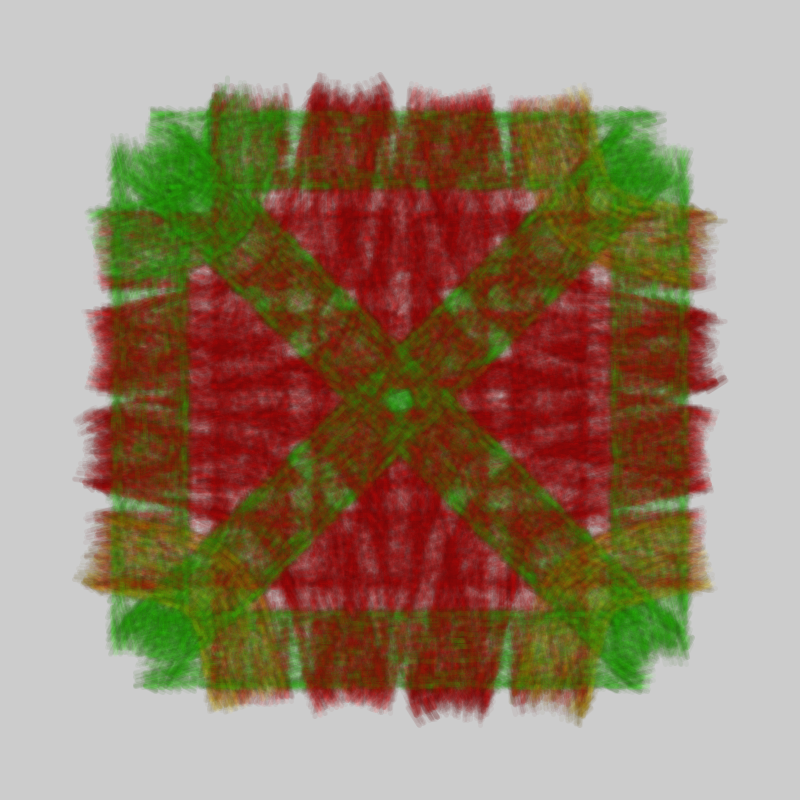
Frame 1 (no input)
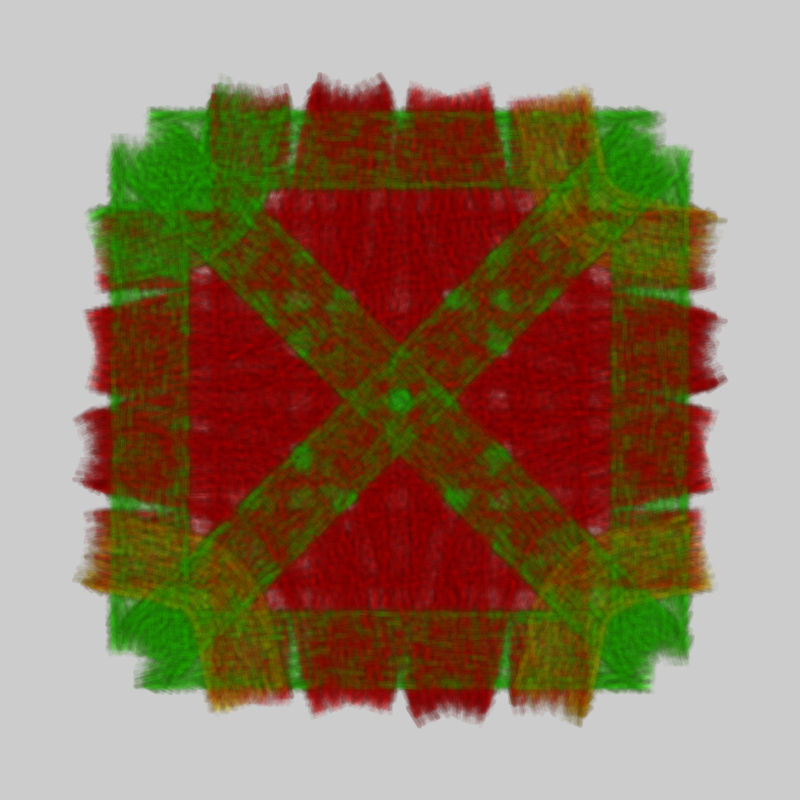
Frame 2 (the mouse pressed at the canvas centre, redrawn once)

The Processing sketch that drew these frames (run headless with seeded random() and noise(); the mouse was pressed at the canvas centre and the sketch redrawn once):

// Processing sketch: BryceImpressionism2
// ── BryceImpressionism2.pde
void setup()
{
  // 200 base height for beam.
  // 1080 for entire screen.
  size(800, 800);// 20 by 24 inch.
} //<>//

void draw()
{
  //testPath(); // Black path.
  pathWithImpressions(); // Colored path.
  //woodhullImage();
  //bigRedRockEaterImage();
}

void testPath()
{
  Path_Visual_Factory factory = new Path_Visual_Factory();
 
  float max_length = 10.0f;
  Curve curve = factory.newCurve();
  float w = 10; // Width of the curve.

  curve.addPoint(new PVector(100, 50));
  curve.addPoint(new PVector(100, 150));
  curve.addPoint(new PVector(200, 150));
  curve.addPoint(new PVector(300, 300));

  colorMode(HSB, 1);
  ArrayList<Triangle> path_triangles = factory.getVisual(max_length, curve, w, color(0, 1, 1), color(0, 0, 1));
  
  fill(0);
  for(Triangle tri : path_triangles)
  {
    PVector p1 = tri.p1;
    PVector p2 = tri.p2;
    PVector p3 = tri.p3;
    
    triangle(p1.x, p1.y, p2.x, p2.y, p3.x, p3.y);
    /*
    System.out.println("Positions: " + tri.p1 + " " + tri.p2 + " " + tri.p3);
    System.out.println("Tangents:  " + tri.t1 + " " + tri.t2 + " " + tri.t3);
    System.out.println();
    */
  }
  
  System.out.println("Done!");

  noLoop();
}

void pathWithImpressions()
{
  PGraphics g;
  g = createGraphics(width, height);
  g.beginDraw();

  int initial_gap = 5;
  int last_gap = 5;
  int seed = 0;
  int numImpressions = width*height/10;
  //ArrayList<Triangle> triangles = generateTriangles();
  ArrayList<Triangle> triangles = generateTrafficTriangles();
  for(int i = initial_gap; i >= last_gap; i--)
  {
    layer(g, i, numImpressions, triangles, .05);
  }
    
  g.endDraw();
  g.save("output_.png");
    
  // Draw the image to the screen.
  image(g, 0, 0);

  noLoop();
  System.out.println("done");
}

// Test path.

ArrayList<Triangle> generateTriangles()
{
  Path_Visual_Factory factory = new Path_Visual_Factory();
 
  float max_length = 10.0f;
  Curve curve1 = factory.newCurve();
  float w = 50; // Width of the curve.

  curve1.addPoint(new PVector(100, 50));
  curve1.addPoint(new PVector(100, 150));
  curve1.addPoint(new PVector(200, 150));
  curve1.addPoint(new PVector(300, 150));
  curve1.addPoint(new PVector(600, 200));
  
  // red.
  colorMode(HSB, 1);
  color col  = color(0, 1, 1);
  color col2 = color(0, 0, 1);

  ArrayList<Triangle> path_triangles1 = factory.getVisual(max_length, curve1, w, col, col2);
  
  Curve curve2 = factory.newCurve();
  curve2.addPoint(new PVector(200, 0));
  curve2.addPoint(new PVector(300, 200));
  curve2.addPoint(new PVector(200, 400));
  
  col = color(.3, 1, 1); // Not red.
  col2 = color(.3, 0, 1);
  ArrayList<Triangle> path_triangles2 = factory.getVisual(max_length, curve2, w, col, col2);
  
  return merge(path_triangles1, path_triangles2);
}

// Generates triangles aalong paths on an intersection.
ArrayList<Triangle> generateTrafficTriangles()
{
  // Bottom lanes.
  PVector p1 = new PVector(250, 700);
  PVector p2 = new PVector(350, 700);
  PVector p3 = new PVector(450, 700);
  PVector p4 = new PVector(550, 700);
  
  // Right lanes
  PVector p5  = new PVector(700, 550);
  PVector p6  = new PVector(700, 450);
  PVector p7  = new PVector(700, 350);
  PVector p8  = new PVector(700, 250);
  
  // Top lanes
  PVector p9  = new PVector(550, 100);
  PVector p10 = new PVector(450, 100);
  PVector p11 = new PVector(350, 100);
  PVector p12 = new PVector(250, 100);

  // Left lanes
  PVector p13 = new PVector(100, 250);
  PVector p14 = new PVector(100, 350);
  PVector p15 = new PVector(100, 450);
  PVector p16 = new PVector(100, 550);
  
  // Corners.
  PVector c1 = new PVector(150, 650);
  PVector c2 = new PVector(650, 650);
  PVector c3 = new PVector(650, 150);
  PVector c4 = new PVector(150, 150);
  
  colorMode(HSB, 1);
  color red = color(0, 1, 1);
  color green = color(.3, 1, 1);
  color yellow = color(.14, 1, 1);
  
  // form all paths.
  float path_w = 75;
  ArrayList<Triangle> tris = new ArrayList<Triangle>();
  
  // -- Straight Up Down Configuration.
  /*
  
  // Up, down.
  tris = addPath(p3, p10, green, path_w, tris);
  tris = addPath(p4, p9, green, path_w, tris);
  tris = addPath(p11, p2, green, path_w, tris);
  tris = addPath(p12, p1, green, path_w, tris);
  
  // Right, Left.
  tris = addPath(p16, p5, red, path_w, tris);
  tris = addPath(p15, p6, red, path_w, tris);
  tris = addPath(p7, p14, red, path_w, tris);
  tris = addPath(p8, p13, red, path_w, tris);
  
  // Crosswalks
  tris = addPath(c1, c2, red, path_w, tris);
  tris = addPath(c3, c4, red, path_w, tris);
  tris = addPath(c4, c1, green, path_w, tris);
  tris = addPath(c2, c3, green, path_w, tris);
  
  // Right curves.
  tris = addPath(p4, p5,  green, path_w, tris, true);
  tris = addPath(p3, p6,  red,   path_w, tris, true);
  tris = addPath(p8, p9,  yellow, path_w, tris, true);
  tris = addPath(p7, p10, red, path_w, tris, true);
  tris = addPath(p12, p13, green, path_w, tris, true);
  tris = addPath(p11, p14, red, path_w, tris, true);
  tris = addPath(p16, p1, yellow, path_w, tris, true);
  tris = addPath(p15, p2, red, path_w, tris, true);
  
  // Left curves.
  tris = addPath(p3, p14, yellow, path_w, tris, true);
  tris = addPath(p7,  p2, red, path_w, tris, true);
  tris = addPath(p11, p6, yellow, path_w, tris, true);
  tris = addPath(p15, p10, red, path_w, tris, true);
  */
  
  // Left Turn Configuration
  /*
  // Up, down.
  tris = addPath(p3,  p10, red, path_w, tris);
  tris = addPath(p4,  p9,  red, path_w, tris);
  tris = addPath(p11, p2,  red, path_w, tris);
  tris = addPath(p12, p1,  red, path_w, tris);
  
  // Right, left
  tris = addPath(p16, p5, red, path_w, tris);
  tris = addPath(p15, p6, red, path_w, tris);
  tris = addPath(p7, p14, red, path_w, tris);
  tris = addPath(p8, p13, red, path_w, tris);
  
  // Crosswalks
  tris = addPath(c1, c2, red, path_w, tris);
  tris = addPath(c3, c4, red, path_w, tris);
  tris = addPath(c4, c1, red, path_w, tris);
  tris = addPath(c2, c3, red, path_w, tris);
  
  // Right curves.
  tris = addPath(p4, p5,  green, path_w, tris, true);
  tris = addPath(p3, p6,  red,   path_w, tris, true);
  tris = addPath(p8, p9,  green, path_w, tris, true);
  tris = addPath(p7, p10, green, path_w, tris, true);
  tris = addPath(p12, p13, green, path_w, tris, true);
  tris = addPath(p11, p14, red, path_w, tris, true);
  tris = addPath(p16, p1, green, path_w, tris, true);
  tris = addPath(p15, p2, green, path_w, tris, true);
  
  // Left curves.
  tris = addPath(p3, p14, green, path_w, tris, true);
  tris = addPath(p7,  p2, red, path_w, tris, true);
  tris = addPath(p11, p6, green, path_w, tris, true);
  tris = addPath(p15, p10, red, path_w, tris, true);
  */
  
  // -- Pedestrian Scramble.
  // Up, down.
  tris = addPath(p3,  p10, red, path_w, tris);
  tris = addPath(p4,  p9,  red, path_w, tris);
  tris = addPath(p11, p2,  red, path_w, tris);
  tris = addPath(p12, p1,  red, path_w, tris);
  
  // Right, left
  tris = addPath(p16, p5, red, path_w, tris);
  tris = addPath(p15, p6, red, path_w, tris);
  tris = addPath(p7, p14, red, path_w, tris);
  tris = addPath(p8, p13, red, path_w, tris);
  
  // Crosswalks
  tris = addPath(c1, c2, green, path_w, tris);
  tris = addPath(c3, c4, green, path_w, tris);
  tris = addPath(c4, c1, green, path_w, tris);
  tris = addPath(c2, c3, green, path_w, tris);
  
  // Right curves.
  tris = addPath(p4, p5,  yellow, path_w, tris, true);
  tris = addPath(p3, p6,  red,   path_w, tris, true);
  tris = addPath(p8, p9,  yellow, path_w, tris, true);
  tris = addPath(p7, p10, red, path_w, tris, true);
  tris = addPath(p12, p13, green, path_w, tris, true);
  tris = addPath(p11, p14, red, path_w, tris, true);
  tris = addPath(p16, p1, yellow, path_w, tris, true);
  tris = addPath(p15, p2, red, path_w, tris, true);
  
  // Left curves.
  tris = addPath(p3, p14,  red, path_w, tris, true);
  tris = addPath(p7,  p2,  red, path_w, tris, true);
  tris = addPath(p11, p6,  red, path_w, tris, true);
  tris = addPath(p15, p10, red, path_w, tris, true);
  
  // diagonal Pedestrian paths.
  tris = addPath(c1, c3,  green, path_w, tris);
  tris = addPath(c2, c4,  green, path_w, tris);

  return tris;
}

ArrayList<Triangle> addPath(PVector p1, PVector p2, color col, float path_w, ArrayList<Triangle> previous)
{
  return addPath(p1, p2, col, path_w, previous, false);
}

ArrayList<Triangle> addPath(PVector p1, PVector p2, color col, float path_w, ArrayList<Triangle> previous, boolean isCurved)
{
  Path_Visual_Factory factory = new Path_Visual_Factory();
 
  float max_length = 10.0f;
  Curve curve = factory.newCurve();
  curve.addPoint(p1);
  
  // If the path is curved, we bend it towards the center.
  if(isCurved)
  {
    float distance = p2.copy().sub(p1).mag();
    PVector midpoint = p1.copy().add(p2).div(2.0);
    PVector center = new PVector(width/2, height/2);
    
    PVector toCenter = center.copy().sub(midpoint).normalize();
    
    // Move the midpoint closer to the center.
    midpoint.add(toCenter.mult(distance/4));
    curve.addPoint(midpoint);
  }
  
  curve.addPoint(p2);
  ArrayList<Triangle> path_triangles1 = factory.getVisual(max_length, curve, path_w, col, col); 
  
  return merge(previous, path_triangles1);
}

ArrayList<Triangle> merge(ArrayList<ArrayList<Triangle>> arrays)
{
  ArrayList<Triangle> output = new ArrayList<Triangle>();
  
  for(ArrayList<Triangle> array : arrays)
  {
    output = merge(output, array);
  }
  
  return output;
}

ArrayList<Triangle> merge(ArrayList<Triangle> arr1, ArrayList<Triangle> arr2)
{
  for(Triangle tri : arr2)
  {
    arr1.add(tri);
  }
  
  return arr1;
}

// Fill in a set of triangles using strokes.
// Alpha: .05 is rather transparent, .5 is rather defined.
void layer(PGraphics g, int gap, int numImpressions, ArrayList<Triangle> triangles, float alpha)
{
  
  for(int i = 0; i < numImpressions; i++)
  {
    int triIndex = (int)random(triangles.size());
    Triangle tri = triangles.get(triIndex);
    PVector pos = tri.getRandomPoint();
    PVector tangent = tri.interpolateTangentAtPt(pos);
    
    // 0 - 1.
    color col  = tri.interpolateColorAtPt(pos);
    
    colorMode(HSB, 1);
    
    // FIXME: Extract time to compute blending of colors.
    drawImpression(g, gap, pos, tangent, hue(col), saturation(col), alpha);
  }
  
  /*
  for(int x = 0; x < width; x  += gap*20)
  for(int y = 0; y < height; y += gap*20)
  { //<>// //<>// //<>// //<>// //<>// //<>// //<>// //<>//
    //drawImpression(g, gap, x, y);
  }*/
}

void drawImpression(PGraphics g, int gap, PVector pos, PVector tangent, float hue, float sat, float alpha)//, int px, int py)
{
  
  sat = 1;
  
  float px = pos.x; //<>//
  float py = pos.y;  

  // normalized velocity direction.

  float dx = tangent.x;
  float dy = tangent.y;
  
  // Compute magnitude of velocity vector.
  float distance = dist(0, 0, dx, dy);
  
  // Normalize velocity vector.
  dx /= distance;
  dy /= distance;
   
  // Compute perpendicular direction vector.
  float perp_x = -dy*gap;
  float perp_y =  dx*gap;
   
  // Draw velocity vector.
  float mag = gap*2;
  dx *= mag;
  dy *= mag;
  
  float val = 1;
  //float sat = 1;

  // Motion Lines.
  
  //blendMode(ADD);
  
  g.colorMode(HSB, 1);
  val = 1;//getVal();
  g.stroke(hue, sat, val, alpha);  // Set fill to gray.
  g.strokeWeight(gap);
  g.line(px + dx/2, py + dy/2, px - dx/2, py - dy/2);
    
  val = .3;
  
  //val = .9;//getVal();
  g.stroke(hue, sat, val, alpha);  // Set fill to gray.
  g.line(px + perp_x + dx/2, py + perp_y + dy/2, px - dx/2, py - dy/2);
  
  //val = .9;//getVal();
  g.stroke(hue, sat, val, alpha);  // Set fill to gray.
  g.line(px - perp_x + dx/2, py - perp_y + dy/2, px - dx - dx/2, py - dy - dy/2);
  
}

float getVal()
{
  return random(1);
}
// ── Curve.pde
//
// Bryce Summer's Spline Class.
//
// Written on 11/29/2016. Transcribed to processing on 10/31/2017
//
// Purpose: Extends the THREE.js spline classes with better features.
/*
//
// Planned:
// 1. Offset Curves.
// 2. Inset Curves.
// 3. Maximum-length interval discretizations for producing renderable line segments.
//
// Currently we are implementing this as a reduction to THREE.CatmullRomCurve3, but we may remove the dependancy if we have time and go sufficiently beyond it.
// FIXME: Sandardize the curve class and instantiate it from interfacial curves.
*/
class Curve
{
    public Spline _spline;
    public ArrayList<PVector> _point_discretization; 
  
    public Curve(Spline spline)
    {
        // A spline that dynamically parameterizes itself to between 0 and 1.
        this._spline = spline;

        // A list of points in the discretization.
        _point_discretization = new ArrayList<PVector>();
    }

    // p : THREE.Vector3.
    public void addPoint(PVector p)
    {
        _spline.addPoint(p);
    }

    public int numPoints()
    {
        return _spline.numPoints();
    }

    public PVector getPointAtIndex(int i)
    {
        return _spline.getPointAtIndex(i);
    }

    public PVector getLastPoint()
    {
        return getPointAtIndex(numPoints() - 1);
    }

    public PVector removeLastPoint()
    {
        return _spline.removeLastPoint();
    }

    public PVector position(float t)
    {
        return _spline.getPoint(t);
    }

    public PVector tangent(float t)
    {
        return _spline.getTangent(t);
    }

    public PVector offset(float t, float amount)
    {
        PVector tan = tangent(t);
        tan.setMag(amount);
        
        // Perpendicularlize the vector.
        float x = tan.x;
        float y = tan.y;
        tan.x =  y;
        tan.y = -x;
        
        return position(t).add(tan);
    }


    /*
    # Returns a list of points representing this spline.
    # They will be no more than max_length apart.
    # They will be as sparse as is practical. # FIXME: Do some studying of this.
    # See: https://github.com/Bryce-Summers/Bryce-Summers.github.io/blob/master/p5/Physics/Visuals/visual_conservation_of_energy.js
    # This is more efficient than the built in THREE.js version, because it does the binary searches for all of the points at the same time.
    # It may produce up to 2 times as many points though...
    # FIXME: Do an analysis of differnt spline discretization techniques.
    # I believe I will compensate for this algorithms problems, by designing my user interactions such that when they click near the original spline, that is a signal to go back.
    */
    ArrayList<PVector> getDiscretization()
    {
        return _point_discretization;
    }

    void updateDiscretization(float max_length)
    {
        ArrayList<PVector> output = new ArrayList<PVector>();
        PVector p0 = _spline.getPoint(0);
        output.add(p0);

        ArrayList<Float> S = new ArrayList<Float>(); //# Stack.
        S.add(1.0);
        
        float low   = 0;
        PVector p_low = _spline.getPoint(low);

        // The stack stores the right next upper interval.
        // The lower interval starts at 0 and is set to the upper interval
        // every time an interval is less than the max_length, subdivision is terminated.

        // Left to right subdivision loop. Performs a binary search across all intervals.
        while(S.size() != 0)
        {
            float high   = S.remove(S.size() - 1);
            PVector p_high = _spline.getPoint(high);
        
            // Subdivision is sufficient, move on to the next point.
            while(p_low.dist(p_high) > max_length)
            {
                // Otherwise subdivide the interval and keep going.
                S.add(high);
                high   = (low + high)/2.0;
                p_high = _spline.getPoint(high);
            }
        
            output.add(p_high);
            low   = high;
            p_low = p_high;
            continue;
        }

        _point_discretization = output;
    }
    
    // max_length:float, maximum length out output segment.
    // amount: the distance the offset curve is away from the main curve. positive or negative is fine.
    // time_output (optional) will be populated with the times for the output points.
    ArrayList<PVector> getOffsets(float max_length, float amount, ArrayList<Float> times_output)
    {
        PVector o0 = offset(0, amount);
        ArrayList<PVector> output = new ArrayList<PVector>();
        output.add(o0);
        if (times_output != null)
        {
          times_output.add(0.0f);
        }

        ArrayList<Float> S = new ArrayList<Float>(); // Stack.
        S.add(1.0);
        float low = 0;
        PVector p_low = offset(low, amount);

        // The stack stores the right next upper interval.
        // The lower interval starts at 0 and is set to the upper interval.
        // every time an interval is terminated after subdivision is sufficient.

        // Left to right subdivision loop.
        while(S.size() != 0)
        {        
            float high = S.remove(S.size() - 1);
            PVector p_high = offset(high, amount);

            // Subdivision is sufficient, move on to the next point.
            while(p_low.dist(p_high) > max_length)
            {            
                // Otherwise subdivide the interval and keep going.
                S.add(high);
                high = (low + high)/2.0;
                p_high = offset(high, amount);
            }

            output.add(p_high);
            if(times_output != null)
            {
              times_output.add(high);
            }
            low = high;
            p_low = p_high;
            continue;
        }
        
        return output;
    }
}
// ── Grid.pde
class Fluid
{
  // Single dimensional packed array.
  public float[] v_x;  // Velocity x. field value 1.
  public float[] v_y;  // Velocity y. field value 2.
  public float[] temp1;// Temporary buffer.
  public float[] temp2;// Temporary buffer.
  
  int N;
  int rowNum;
  int colNum;
  
  public Fluid()
  {
    rowNum = height/15;
    colNum = width/15;
    N = (rowNum + 2) * (colNum + 2);
        
    v_x    = new float[N]; 
    v_y    = new float[N];
    temp1  = new float[N];
    temp2  = new float[N];
    
    for(int i = 0; i < N; i++)
    {
      v_x[i] = random_start_velocity();
      v_y[i] = random_start_velocity();
      temp1[i] = 0;
      temp2[i] = 0;
    }
   
    // First establish that the boundaries are inverted.
    setBoundary(1, v_x);
    setBoundary(2, v_y);
    removeDivergence(); //<>// //<>// //<>// //<>// //<>// //<>// //<>// //<>//
    
  }
  
  // Provides a bounded random starting velocity.
  public float random_start_velocity()
  {
    //return 1;
    
    float mag = 100;
    return random(mag*2) - mag;
    
  }
  
  public void removeDivergence()
  {
    project_onto_divergence_free_field(v_x, v_y, temp1, temp2);
    setBoundary(1, v_x);
    setBoundary(2, v_y);
  }
  
  // Steps the velocity field by timestep dt.
  public void step(float dt, float visc)
  {
    
    // Diffuse the velocity.
    diffuse(1, temp1, v_x, visc, dt);
    diffuse(2, temp2, v_y, visc, dt);
    copyFromTo(temp1, v_x);
    copyFromTo(temp2, v_y);

    removeDivergence();
        
    // Advect v_x along velocity field v_x,v_y, store in temp1.
    advect(1, temp1, v_x, v_x, v_y, dt);
    // Advect v_y along velocity field v_x,v_y, store in temp2.
    advect(2, temp2, v_y, v_x, v_y, dt);
    copyFromTo(temp1, v_x);// I could optimize this be swaping pointers if I wanted to...
    copyFromTo(temp2, v_y);
    setBoundary(1, v_x);
    setBoundary(2, v_y);
    
    removeDivergence();

  }
  
  public float getVX(float row, float col)
  {
    return lookupValue(v_x, row, col);
  }
  
  public float getVY(float row, float col)
  {
    return lookupValue(v_y, row, col);    
  }
  
  public float lookupValue(float[] array, float row, float col)
  {
    // Scale inputs.
    row *= 1.0*rowNum / height;
    col *= 1.0*colNum / width;
    
    if(row >= rowNum)
    {
      row = rowNum - 1;
    }
    
    if(col >= colNum)
    {
      col = colNum - 1;
    }
    
    // Bilinear interpolation.
    int y0 = (int)row;
    float yp = row - y0;
    int y1 = y0 + 1;
    
    int x0 = (int)col;
    float xp = col - x0;
    int x1 = x0 + 1;
    
    int i00 = IX(y0, x0);
    int i01 = IX(y0, x1);
    int i10 = IX(y1, x0);
    int i11 = IX(y1, x1);
    
    float v00 = array[i00];
    float v01 = array[i01];
    float v10 = array[i10];
    float v11 = array[i11];
    
    // Complement of x percentage.
    float xpc = 1.0 - xp;
    float ypc = 1.0 - yp;
    
    // Linear Interpolation.
    float v0  = v00*xpc + v01*xp;
    float v1  = v10*xpc + v11*xp;
        
    // Bilinear Interpolation.
    float val = v0*ypc + v1*yp;
    
    return val; 
  }
  
  // ASSUMPTION: src and dest have the same length.
  public void copyFromTo(float[] src, float[] dest)
  {
    for(int i = 0; i < src.length; i++)
    {
      dest[i] = src[i];
    }
  }
  
  // Returns the index of the given row and column.
  // ASSUMPTION: row and col are in bounds.
  int IX(int row, int col)
  {
    return (colNum + 2)*row + col; 
  }

  // Using the Helmholtz decomposition,
  // Projects this vector field onto a divergence free field.
  // This is done be subtracting the gradient of pressure,
  // pressure is the diffusion of the -divergence.
  // the divergence is the gradient of the velocity field.
  public void project_onto_divergence_free_field(float[] u, float[] v, float[] p, float[] div)
  {
    
      // Computes the divergence field as the negative gradient of the velocity field.
      for(int j = 1; j <= rowNum; j++)
      for(int i = 1; i <= colNum; i++)
      {
          div[IX(j, i)]= -0.5f*
                               (
                                u[IX(j, i + 1)]  //<>// //<>// //<>// //<>// //<>// //<>// //<>// //<>//
                               -u[IX(j, i - 1)]
                               )/colNum + 
                               (
                                v[IX(j + 1, i)]
                               -v[IX(j - 1, i)]
                               )/rowNum;
          p[IX(j, i)] = 0; // Pressure field is initialized to 0.
      }
      
      
      setBoundary(0, div);
      setBoundary(0, p);
      
      // Computes pressure as the diffusion of the divergence.
      lin_solve(0, p, div, 1, 4); // 1 part original divergence, 1.0 / 4 parts each neighbor's divergence. //<>// //<>// //<>// //<>// //<>// //<>// //<>// //<>//
      
      // Subtracts from the velocity field the gradient of the pressure field. 
      // for every cell.
      for(int j = 1; j <= rowNum; j++)
      for(int i = 1; i <= colNum; i++)
      {
          u[IX(j, i)] -= 0.5f*colNum*(p[IX(j, i + 1)] - p[IX(j,     i - 1)]);
          v[IX(j, i)] -= 0.5f*rowNum*(p[IX(j + 1, i)] - p[IX(j - 1, i    )]);
      }
      
      setBoundary(1, u);
      setBoundary(2, v);
    }

  // Set the boundary.
  // b == 0 --> Boundaries do exactly what their neighbors do.
  //      1 --> Do exactly the opposite of what horizontal neighbors do.
  //      2 --> Do exactly the opposite of what vvertical neighbors do.
  void setBoundary(int b, float[] x)
  {
    for(int j = 1; j <= rowNum + 1; j++)
    {
      x[IX(j,     0         )] = b == 1 ? -x[IX(j, 1)]      : x[IX(j, 1)];
      x[IX(j,     colNum + 1)] = b == 1 ? -x[IX(j, colNum)] : x[IX(j, colNum)];
    }
    
    for(int i = 1; i <= colNum + 1; i++)
    {
      x[IX(0,          i    )] = b == 2 ? -x[IX(1,      i)] : x[IX(1,      i)];
      x[IX(rowNum + 1, i    )] = b == 2 ? -x[IX(rowNum, i)] : x[IX(rowNum, i)];
    }
    
    x[IX(0,                   0)] = 0.5f*(x[IX(0,               1)] + x[IX(1,               0 )]);
    x[IX(rowNum + 1,          0)] = 0.5f*(x[IX(rowNum + 1,      1)] + x[IX(rowNum,          0 )]);
    x[IX(0,          colNum + 1)] = 0.5f*(x[IX(0,          colNum)] + x[IX(1,      colNum + 1 )]); 
    x[IX(rowNum + 1, colNum + 1)] = 0.5f*(x[IX(rowNum + 1, colNum)] + x[IX(rowNum, colNum + 1 )]);
  }
  
  void lin_solve(int b, float[] x, float[] x0, float a, float c)
  {
     int ITERATIONS = 20;
     for(int n = 0; n < ITERATIONS; n++)
     {
       for(int j = 1; j <= rowNum; j++)// For each cell.
       for(int i = 1; i <= colNum; i++)
       {
         x[IX(j, i)] = (  x0[IX(j,     i    )] +
                        a*(
                           x[IX(j,     i - 1)] +
                           x[IX(j,     i + 1)] +
                           x[IX(j - 1, i    )] +
                           x[IX(j + 1, i    )]
                          ))/c;
       }
       setBoundary(b, x);
     }
  }
  
  // advects d0 along velocity field uv with the timestep dt.
  // Stores result in d.
  void advect(int b, float[] d, float[]d0, float[] u, float[] v, float dt)
  {
      int i0, j0, i1, j1;
      float x, y, s0, t0, s1, t1;
      
      // for every cell.
      for(int j = 1; j <= rowNum; j++)
      for(int i = 1; i <= colNum; i++)
      {
        x = i - dt*colNum*u[IX(j, i)];
        y = j - dt*rowNum*v[IX(j, i)];
        
        if(x < 0.5f)
        {
          x = .5f;
        }
          
        if(x > colNum + .5f)
        {
          x = colNum + .5f;
        }
           
        i0 = (int)x;
        i1 = i0 + 1;
        
        if(y < 0.5f)
        {
          y = 0.5f;
        }
        if(y > rowNum + 0.5f)
        {
          y = rowNum + .5f;
        }
         
        j0 = (int)y;
        j1 = j0 + 1;
         
        s1 = x - i0; s0 = 1 - s1; t1 = y - j0; t0 = 1 - t1;
        d[IX(j, i)] = s0*(t0*d0[IX(j0, i0)] + t1*d0[IX(j1, i0)]) +
                      s1*(t0*d0[IX(j0, i1)] + t1*d0[IX(j1, i1)]);
      }
      
      setBoundary(b, d);
  }
  
  void diffuse(int b, float[] x, float[] x0, float diff, float dt)
  {
    float a = dt*diff*rowNum*colNum;
    lin_solve(b, x, x0, a, 1 + 4*a );
  }  
}
// ── Hermite_Curve.pde
/*Bryce Summer's Cubic Spline Class.

  Written on 2 - 28 - 2017

  Purpose: This class implements Hermite Interpolation to determine a cubic polynomial.
           The cubic polynomial may then be converted into Bezier pts and control points.
*/
// Returns a new Hermite Curve constructed from the given set of cubic bezier control points.
public Hermite_Curve newFromBezier(PVector c0, PVector c1, PVector c2, PVector c3)
{
   // Conversion from Bezier control points to Hermite pt, tangent form.
   PVector pt1 = c0;
   PVector pt2 = c3;

   PVector tan1 = c1.copy().sub(c0).mult(3); // 3 = cubic degree.
   PVector tan2 = c3.copy().sub(c2).mult(3);
   
   return new Hermite_Curve(pt1, tan1, pt2, tan2, false);
}

class Hermite_Curve
{

    PVector _A, _B, _C, _D;
  
    // Input_coefs signals that the values should be interpreted as coeficients of a cubic polynomial,
    // rather than points and tangents. 
    public Hermite_Curve(PVector pt1, PVector tan1, PVector pt2, PVector tan2, boolean input_coefs)
    {
      
        // Optional boolean may be used to set inputs to A, B, C, D
        if(input_coefs)
        {
            _A = pt1.copy();
            _B = tan1.copy();
            _C = pt2.copy();
            _D = tan2.copy();
            return;
        }

        // otherwise use point, tangent input convention.

        // Compute the Coefficients of the Cubic Polynomial.
        _A = pt1.copy().mult( 2).sub(pt2.copy().mult(2)).add(tan1).add(tan2);
        _B = pt1.copy().mult(-3).add(pt2.copy().mult(3)).sub(tan1.copy().mult(2)).sub(tan2);
        _C = tan1.copy();
        _D = pt1.copy();
    }

    // Returns a list containing the pts and tangents that represent this curve.
    // [pt1, tan1, pt2, tan2]
    ArrayList<PVector> toPointsAndTangents()
    {
      ArrayList<PVector> output = new ArrayList<PVector>();
      output.add(position(0));
      output.add(tangent(0));
      output.add(position(1));
      output.add(tangent(1));
      return output;
    }

    ArrayList<PVector> toBezierControlPoints()
    {
        ArrayList<PVector> output = new ArrayList<PVector>();
        // 1/3 scaling for hermite to Bezier conversion.
        float scale = 1.0/3.0;
        ArrayList<PVector> ptsAndTangents = toPointsAndTangents();
        PVector pt1  = ptsAndTangents.get(0);
        PVector tan1 = ptsAndTangents.get(1);
        PVector pt2  = ptsAndTangents.get(2);
        PVector tan2 = ptsAndTangents.get(3);

        PVector c0 = pt1;
        PVector c1 = pt1.add(tan1.mult(scale));
        PVector c2 = pt2.sub(tan2.mult(scale));
        PVector c3 = pt2;

        output.add(c0);
        output.add(c1);
        output.add(c2);
        output.add(c3);

        return output;
    }

    // Returns a Bezier Curve representing this curve from the earliest time bound to the latest time bound.
    Hermite_Curve subCurve(float t1, float t2)
    {

        // x in [0, 1]
        // Original curve f(x) = Ax^3 + Bx^2 + Cx + D
        // Sub curve g(x) = f(lerp(t1, t2, x))
        // g(x) = A[-t1^3 + t2^3 - 3t1*t2^2 + 3t1^2*t2] x^3 +
        //        A[        t1^3 + 3t1*t2^2 - 6t1^2*t2] x^2 +
        //        B[              t1^2 + t2^2 - 2t1*t2] x^2 +
        //        A[-3t1^3 + 3t1^2*t2] x   + 
        //        B[  -2t1^2 + 2t1*t2] x   +
        //        C[          t2 - t1] x   +
        //        A[t1^3] +
        //        B[t1^2] +
        //        C[t1] +
        //        D

        float t1_2 = t1*t1;
        float t1_3 = t1*t1*t1;
        float t2_2 = t2*t2;
        float t2_3 = t2*t2*t2;

        // A
        float scale_a = -t1_3 + t2_3 - 3*t1*t2_2 + 3*t1_2*t2;
        PVector A_new = _A.copy().mult(scale_a);

        // B
        scale_a = 3*t1_3 + 3*t1*t2_2 - 6*t1_2*t2;
        float scale_b = t1_2 + t2_2 - 2*t1*t2;
        PVector B_new = _A.copy().mult(scale_a).add(_B.mult(scale_b));

        // C
        scale_a = -3*t1_3 + 3*t1_2*t2;
        scale_b = -2*t1_2 + 2*t1*t2;
        float scale_c = t2 - t1;
        PVector C_new = _A.copy().mult(scale_a).add(_B.copy().mult(scale_b)).add(_C.copy().mult(scale_c));

        // D
        scale_a = t1_3;
        scale_b = t1_2;
        scale_c = t1;
        float scale_d = 1;
        PVector D_new = _A.copy().mult(scale_a).add(_B.copy().mult(scale_b)).add(_C.copy().mult(scale_c)).add(_D);

        Hermite_Curve output = new Hermite_Curve(A_new, B_new, C_new, D_new, true);

        return output;
    }

    // At^3 + Bt^2 + Ct + D
    // ((At + B)t + C)t + D
    PVector position(float t)
    {
        return _A.copy().mult(t).add(_B).mult(t).add(_C).mult(t).add(_D);
    }

    // 3At^2 + 2Bt + C
    PVector tangent(float t)
    {
        return _A.copy().mult(3*t).add(_B.copy().mult(2)).mult(t).add(_C);
    }

    PVector offset(float t, float amount)
    {
        PVector tan = tangent(t);
        tan.setMag(amount);
        
        // Perpendicularlize the vector.
        float x = tan.x;
        float y = tan.y;
        tan.x =  y;
        tan.y = -x;
        
        return position(t).add(tan);
    }

    // Returns a list of points representing this spline.
    // They will be no more than max_length apart.
    // They will be as sparse as is practical. # FIXME: Do some studying of this.
    // See: https://github.com/Bryce-Summers/Bryce-Summers.github.io/blob/master/p5/Physics/Visuals/visual_conservation_of_energy.js
    // This is more efficient than the built in THREE.js version, because it does the binary searches for all of the points at the same time.
    // It may produce up to 2 times as many points though...
    // FIXME: Do an analysis of differnt spline discretization techniques.
    // I believe I will compensate for this algorithms problems, by designing my user interactions such that when they click near the original spline, that is a signal to go back.
    ArrayList<PVector> toPolyline(float max_length_per_segment, ArrayList<Float> times_output)
    {
        ArrayList<PVector> output = new ArrayList<PVector>();
        PVector p0 = position(0);
        output.add(p0);
        if (times_output != null)
        {
          times_output.add(0.0f);
        }

        ArrayList<Float> S = new ArrayList<Float>(); // Stack.
        S.add(1.0f);
        
        float   low   = 0;
        PVector p_low = position(low);

        // The stack stores the right next upper interval.
        // The lower interval starts at 0 and is set to the upper interval
        // every time an interval is less than the max_length, subdivision is terminated.

        // Left to right subdivision loop. Performs a binary search across all intervals.
        while(S.size() != 0)
        {        
            float high   = S.remove(S.size() - 1);
            PVector p_high = position(high);
        
            // Subdivision is sufficient, move on to the next point.
            while(PVector.dist(p_low, p_high) > max_length_per_segment)
            {
                // Otherwise subdivide the interval and keep going.
                S.add(high);
                high   = (low + high)/2.0f;
                p_high = position(high);
            }
        
            output.add(p_high);
            if(times_output != null)
            {
              times_output.add(high);
            }
            
            low   = high;
            p_low = p_high;
            continue;
        }

        //return new BDS.Polyline(false, output)
        return output;
    }

    // max_length:float, maximum length out output segment.
    // amount: the distance the offset curve is away from the main curve. positive or negative is fine.
    // time_output (optional) will be populated with the times for the output points.
    ArrayList<PVector> getOffsets(float max_length, float amount, ArrayList<Float> times_output)
    {
        PVector o0 = offset(0, amount);
        ArrayList<PVector> output = new ArrayList<PVector>();
        output.add(o0);
        if (times_output != null)
        {
          times_output.add(0.0f);
        }

        ArrayList<Float> S = new ArrayList<Float>(); // Stack.
        S.add(1.0f);
        float low = 0;
        PVector p_low = offset(low, amount);

        // The stack stores the right next upper interval.
        // The lower interval starts at 0 and is set to the upper interval.
        // every time an interval is terminated after subdivision is sufficient.

        // Left to right subdivision loop.
        while(S.size() != 0)
        {        
            float high   = S.remove(S.size() - 1);
            PVector p_high = offset(high, amount);

            // Subdivision is sufficient, move on to the next point.
            while(PVector.dist(p_low, p_high) > max_length)
            {
                // Otherwise subdivide the interval and keep going.
                S.add(high);
                high   = (low + high)/2.0;
                p_high = offset(high, amount);
            }
            
            output.add(p_high);
            if (times_output != null)
            {
              times_output.add(high);
            }
            low = high;
            p_low = p_high;
            continue;
        }
        
        return output;
    }
}
// ── PathFactory.pde
/*

Written on Oct.07.2017 by Bryce Summers
Purpose: Creates sets of triangles representing the extent of a path.
*/

class Triangle
{
  // Points.
  PVector p1;
  PVector p2;
  PVector p3;
  
  // Tangents.
  PVector t1;
  PVector t2;
  PVector t3;
  
  float time1;
  float time2;
  float time3;
  
  color path_start;
  color path_end;
  
  // Cached barycentric coordinates for a given pt.
  float bary1;
  float bary2;
  float bary3;
  
  // Standard reference line side tests for pts of triangle in
  // relation to their perpendcularity to opposite lines.
  float test_val1;
  float test_val2;
  float test_val3;
  
  public Triangle(PVector a, PVector b, PVector c, PVector t1, PVector t2, PVector t3)
  {
       p1 = a;
       p2 = b;
       p3 = c;
       
       this.t1 = t1;
       this.t2 = t2;
       this.t3 = t3;
       
       // Reference values for 3 pts, used for scaling results for query points.
       test_val1 = line_side_test(p2, p3, p1);
       test_val2 = line_side_test(p3, p1, p2);
       test_val3 = line_side_test(p1, p2, p3);
  }
  
  void setTimes(float t1, float t2, float t3)
  {
    time1 = t1;
    time2 = t2;
    time3 = t3;
  }
  
  void setColors(color c1, color c2)
  {
    path_start = c1;
    path_end = c2;
  }
  
  boolean containsPt(PVector pt)
  {
    computeBaryCentricCoordinates(pt);
    return 0 <= bary1 && bary1 <= 1 &&
           0 <= bary2 && bary2 <= 1 &&
           0 <= bary3 && bary3 <= 1;
  }
  
  PVector getRandomPoint()
  {
    float per1 = random(0, 1);
    float per2 = random(0, 1.0 - per1);
    float per3 = 1.0 - per1 - per2;
    
    return p1.copy().mult(per1).add(p2.copy().mult(per2)).add(p3.copy().mult(per3));
  }

  // Uses barycentric coordinates to interpolate the tangent at the given pt.
  PVector interpolateTangentAtPt(PVector pt)
  {
    computeBaryCentricCoordinates(pt);
    
    // Compute barycentric coordinates.
    return t1.copy().mult(bary1).add(t2.copy().mult(bary2)).add(t3.copy().mult(bary3));
  }
  
  float interpolateTimeAtPt(PVector pt)
  {
    computeBaryCentricCoordinates(pt);
    
    return time1*bary1 + time2*bary2 + time3*bary3;
  }
  
  color interpolateColorAtPt(PVector pt)
  {
    float time = interpolateTimeAtPt(pt);
    return lerpColor(path_start, path_end, time);
  }
  
  
  // Sets bary1, bary2, and bary3 from pt.
  void computeBaryCentricCoordinates(PVector pt)
  {
       float v1 = line_side_test(p2, p3, pt);
       float v2 = line_side_test(p3, p1, pt);
       float v3 = line_side_test(p1, p2, pt);
       
       bary1 = v1 / test_val1;
       bary2 = v2 / test_val2;
       bary3 = v3 / test_val3;
  }
  
  float line_side_test(PVector p1, PVector p2, PVector c)
  {
    return (p2.x - p1.x)*(c.y - p1.y) - (p2.y - p1.y)*(c.x - p1.x); 
  }
}

class Path_Visual_Factory
{

    public void Path_Visual_Factory()
    {
    }

    public Curve newCurve()
    {
      Spline spline = new Spline();
      return new Curve(spline);
    }

    // Max length is the maximum length per segment.
    // the curve is the spline that defines the center of the path.
    // width is the width of the path.
    // max_length indicates the prescision of the discretization.
    public ArrayList<Triangle> getVisual(float max_length, Curve curve, float width, color start_color, color end_color)
    {
        float offset_amount = width/2;
        curve.updateDiscretization(max_length);

        // -- Compute various lines for the path.
        
        ArrayList<Float>   times_left  = new ArrayList<Float>(); 
        ArrayList<Float>   times_right = new ArrayList<Float>();
        ArrayList<PVector> verts_left  = new ArrayList<PVector>();
        ArrayList<PVector> verts_right = new ArrayList<PVector>();

        verts_left  = curve.getOffsets(max_length,  offset_amount, times_left);
        verts_right = curve.getOffsets(max_length, -offset_amount, times_right);

        // Compute fill, using time lists to determine indices for the faces.
        ArrayList<Triangle> output = getFillTriangles(verts_left, verts_right, times_left, times_right, curve);
        
        for(Triangle tri : output)
        {
          tri.setColors(start_color, end_color);
        }
        
        return output;
    }

    // Creates a list of Fill triangles based on the given boundary descriptions for a path.
    // Due to line curvature, vertices at higher curvature regions will exhibit higher degrees in this polygonalization.
    // Assumes each list of times ends on the same time, the times increase strictly monototically.
    public ArrayList<Triangle> getFillTriangles(ArrayList<PVector> left_verts, ArrayList<PVector> right_verts, ArrayList<Float> times_left, ArrayList<Float> times_right, Curve curve)
    {
      
        ArrayList<Triangle> output = new ArrayList<Triangle>();

        int l_len = left_verts.size();
        int r_len = right_verts.size();

        int l_index = 0;
        int r_index = 0;

        // 1 of the indices is not at the end of the path.
        while(l_index < l_len - 1 || r_index < r_len - 1)
        {
            float left_time  = times_left.get(l_index);
            float right_time = times_right.get(r_index);

            boolean big_left  = false;
            big_left  = left_time  < right_time;

            // Break tie using by comparing the next couple of points.
            if(left_time == right_time)
            {
                big_left  = times_left.get(l_index + 1) < times_right.get(r_index + 1);
            }


            // Determined indexes based on whether the left or right side is leading.
            int i1, i2, i3;
            
            PVector p1, p2, p3;
            float t1, t2, t3;
            //PVector tan1, tan2, tan3;

            // Use 2 left vertices and 1 right vertex.
            if(big_left)
            {
                i1 = l_index;
                i2 = l_index + 1;
                i3 = r_index;
            
                p1 = left_verts.get(i1);
                p2 = left_verts.get(i2);
                p3 = right_verts.get(i3);
                
                t1 = times_left.get(i1);
                t2 = times_left.get(i2);
                t3 = times_right.get(i3);
                
                l_index += 1;
            }
            else // Big right otherwise.
            {
                i1 = r_index;
                i2 = r_index + 1;
                i3 = l_index;
                
                p1 = right_verts.get(i1);
                p2 = right_verts.get(i2);
                p3 = left_verts.get(i3);
                
                t1 = times_right.get(i1);
                t2 = times_right.get(i2);
                t3 = times_left.get(i3);
                
                r_index += 1;
            }
            
            PVector tan1 = curve.tangent(t1);
            PVector tan2 = curve.tangent(t2);
            PVector tan3 = curve.tangent(t3);
            
            Triangle tri = new Triangle(p1, p2, p3, tan1, tan2, tan3);
            tri.setTimes(t1, t2, t3);
            // We use a model to allow collision queries to pipe back to this road object with time domain knowledge.
            output.add(tri);
            continue;
        }

        // THREE.Geometry
        return output;
    }
}
// ── Region.pde
class Region
{
  // Box.
  float x1;
  float y1;
  float x2;
  float y2;
  
  // Regions start out encompassing the full image plane.
  public Region()
  {
    x1 = 0;
    y1 = 0;
    x2 = 1;
    y2 = 1;
  }
  
  public Region(float width, float height)
  {
    x1 = 0;
    y1 = 0;
    x2 = width;
    y2 = height;
  }
  
  Region copy()
  {
    Region output = new Region();
    output.copyFrom(this);
    return output;
  }
  
  // Put this region within another region.
  void copyFrom(Region r)
  {
    x1 = r.x1;
    y1 = r.y1;
    x2 = r.x2;
    y2 = r.y2;
  }
  
  // Sets this region to the middle percentage of itself and
  // fits the clipped wings to the left and the right.
  void splitMiddle(Region left, Region right, float per)
  {
    float per_left = (1.0 - per)/2;
    left.copyFrom(leftSplitFrom(per_left));
    float per_right = 1.0 - per_left*(per_left + per); // I think this may be a bug.
    right.copyFrom(rightSplitFrom(per_right));
  }
  
  // This becomes the left percent of the region r.
  // R becomes the right 1.0 - percentage.
  Region leftSplitFrom(float per)
  {
    Region output = copy();
    
    float per_c = 1.0 - per;
    output.x2 = this.x1*per_c + this.x2*per;
    this.x1 = output.x2;    
    
    return output;
  }
  
  Region upSplitFrom(float per)
  {
    Region output = copy();
    
    float per_c = 1.0 - per;
    output.y2 = this.y1*per_c + this.y2*per;
    this.y1 = output.y2;
    
    return output;
  }
  
    // This becomes the left percent of the region r.
  // R becomes the right 1.0 - percentage.
  Region rightSplitFrom(float per)
  {    
    Region output = copy();
    float per_c = 1.0 - per;
    output.x1 = this.x1*per + this.x2*per_c;
    this.x2 = output.x1;
    
    return output;
  }
  
  Region downSplitFrom(float per)
  {
    Region output = copy();
    float per_c = 1.0 - per;
    output.y1 = this.y1*per + this.y2*per_c;
    this.y2 = output.y1;
    return output;
  }
  
  // Splits into a set of equal horizontal pieces.
  ArrayList<Region> splitX(int pieces)
  {
    ArrayList<Region> output = new ArrayList<Region>();
    
    for(int i = 0; i < pieces; i++)
    {
      Region r = new Region();
      float x1 = this.x1 + this.getWidth()*i/pieces;
      float x2 = this.x1 + this.getWidth()*(i + 1)/pieces;
      r.x1 = x1;
      r.x2 = x2;
      
      r.y1 = this.y1;
      r.y2 = this.y2;
      
      output.add(r);
    }

    return output;
  }
  
  ArrayList<Region> splitY(int pieces)
  {
    ArrayList<Region> output = new ArrayList<Region>();
    
    for(int i = 0; i < pieces; i++)
    {
      Region r = new Region();
      float y1 = this.y1 + this.getHeight()*i/pieces;
      float y2 = this.y1 + this.getHeight()*(i + 1)/pieces;
      r.y1 = y1;
      r.y2 = y2;
      
      r.x1 = this.x1;
      r.x2 = this.x2;
      
      output.add(r);
    }

    return output;
  }
  
  // Curve going through to the right.
  Curve getCurveRight()
  {
    Path_Visual_Factory factory = new Path_Visual_Factory();
    Curve curve = factory.newCurve();
    
    curve.addPoint(new PVector(x1, y1*.5 + y2*.5));
    curve.addPoint(new PVector(x2, y1*.5 + y2*.5));
    return curve;
  }
  
  Curve getCurveLeft()
  {
    Path_Visual_Factory factory = new Path_Visual_Factory();
    Curve curve = factory.newCurve();
    
    // Other way around from curve right.
    curve.addPoint(new PVector(x2, y1*.5 + y2*.5));
    curve.addPoint(new PVector(x1, y1*.5 + y2*.5));    
    return curve;
  }
  
  Curve getCurveUp()
  {
    Path_Visual_Factory factory = new Path_Visual_Factory();
    Curve curve = factory.newCurve();
    
    curve.addPoint(new PVector(x1*.5 + x2*.5, y2));
    curve.addPoint(new PVector(x1*.5 + x2*.5, y1));
    return curve;
  }
  
  Curve getCurveDown()
  {
    Path_Visual_Factory factory = new Path_Visual_Factory();
    Curve curve = factory.newCurve();

    curve.addPoint(new PVector(x1*.5 + x2*.5, y1));
    curve.addPoint(new PVector(x1*.5 + x2*.5, y2));
    return curve;
  }
  
  float getHeight()
  {
    return y2 - y1;
  }
  
  float getWidth()
  {
    return x2 - x1;
  }
  
  float getHalfWidth()
  {
    return getWidth()/2;
  }
  
  float getHalfHeight()
  {
    return getHeight()/2;
  }

  void shrink(PVector location, float per)
  {
    float per_c = 1.0 - per;
    x1 = location.x*per + x1*per_c;
    x2 = location.x*per + x2*per_c;
    
    y1 = location.y*per + y1*per_c;
    y2 = location.y*per + y2*per_c;
  }
}
// ── Spline.pde
class Spline
{
  
  ArrayList<PVector> _point_discretization;
  
  // A Spline of curves.
  ArrayList<Hermite_Curve> _curves;
  
  public Spline()
  {
      _point_discretization = new ArrayList<PVector>();
      _curves = new ArrayList<Hermite_Curve>();
  }
  
  public void addPoint(PVector p)
  {
      _point_discretization.add(p);
      
      if(_point_discretization.size() == 2)
      {
         PVector p0 = _point_discretization.get(0);
         PVector p1 = _point_discretization.get(1);
         PVector tangent = p1.copy().sub(p0);
        
         Hermite_Curve curve = new Hermite_Curve(p0, tangent, p1, tangent, false);
         _curves.add(curve);
      }
      else if(_point_discretization.size() == 3)
      {
         // Add Two new curves.
         _curves.remove(0);
         
         // Add first curve.
         PVector p0 = _point_discretization.get(0);
         PVector p1 = _point_discretization.get(1);
         PVector p2 = _point_discretization.get(2);
         
         PVector t0 = p1.copy().sub(p0);
         PVector t1 = p2.copy().sub(p0).div(2);
         PVector t2 = p2.copy().sub(p1);
         
         Hermite_Curve curve1 = new Hermite_Curve(p0, t0, p1, t1, false);
         _curves.add(curve1);
       
         Hermite_Curve curve2 = new Hermite_Curve(p1, t1, p2, t2, false);
         _curves.add(curve2);
         
      }
      else if(_point_discretization.size() > 3)
      {
        // Remove last curve, add an intermediate, and an ending curve.
        _curves.remove(_curves.size() - 1);
        
        int index0 = _point_discretization.size() - 4;
        PVector p0 = _point_discretization.get(index0 + 0);
        PVector p1 = _point_discretization.get(index0 + 1);// previous
        PVector p2 = _point_discretization.get(index0 + 2);//   ending spline.
        PVector p3 = _point_discretization.get(index0 + 3); // New Point.
        
        PVector t1 = p2.copy().sub(p0).div(2);
        PVector t2 = p3.copy().sub(p1).div(2);
        PVector t3 = p3.copy().sub(p2);
        
        Hermite_Curve curve1 = new Hermite_Curve(p1, t1, p2, t2, false);
         _curves.add(curve1);
       
         Hermite_Curve curve2 = new Hermite_Curve(p2, t2, p3, t3, false);
         _curves.add(curve2);
      }
  }
  
  public int numPoints()
  {
     return _point_discretization.size();
  }
  
  public PVector getPointAtIndex(int i)
  {
    return _point_discretization.get(i);
  }
  
  public PVector removeLastPoint()
  {
     return _point_discretization.remove(_point_discretization.size() - 1);
  }
  
  // Given a time between 0 and 1, returns the position on this spline.
  public PVector getPoint(float time)
  {
    int numCurves = _curves.size();
    
    time *= numCurves;
    
    // Get floating point part.
    int curveIndex = (int)time;
    float curveTime = time - curveIndex;
    
    if(curveIndex >= _curves.size())
    {
      curveIndex = _curves.size() - 1;
      curveTime = 1;
    }
    
    Hermite_Curve curve = _curves.get(curveIndex);
    return curve.position(curveTime);
  }

  // Given a time between 0 and 1, returns the tangent vector on this spline.
  public PVector getTangent(float time)
  {
    int numCurves = _curves.size();
    
    time *= numCurves;
    
    // Get floating point part.
    int curveIndex = (int)time;
    float curveTime = time - curveIndex;
    
    if(curveIndex >= _curves.size())
    {
      curveIndex = _curves.size() - 1;
      curveTime = 1;
    }
    
    Hermite_Curve curve = _curves.get(curveIndex);
    return curve.tangent(curveTime);
  }
}
// ── image_bigredrockeater.pde
// Describes and renders an image of the beautiful factory,
// Woodhull Hospital.
void bigRedRockEaterImage()
{
  PGraphics g;
  
  int w = 720;
  int h = 600;
  g = createGraphics(w, h);
  g.beginDraw();

  // Layers of Image material.
  int branching_factor = 3;
  ArrayList<Triangle> tris  = bigRedRockEater_branch(g, 0, PI, PI/2, new PVector(width/2, height), branching_factor, color(0xFF6B68), 3);
  ArrayList<Triangle> tris2 = bigRedRockEater_branch(g, 0, PI, PI/2, new PVector(width/2, height), branching_factor, color(0x8E3B3A), 3);
  ArrayList<Triangle> tris3 = bigRedRockEater_branch(g, 0, PI, PI/2, new PVector(width/2, height), branching_factor, color(0xEF1D1A), 3);
  
  ArrayList<ArrayList<Triangle>> all_paths = new ArrayList<ArrayList<Triangle>>();
  all_paths.add(tris);
  all_paths.add(tris2);
  all_paths.add(tris3);
  ArrayList<Triangle> paths = merge(all_paths);
  
  int gap = 5;
  int numImpressions = width*height/3;
  float alpha = .05;
  layer(g, gap, numImpressions, paths, alpha);

  g.endDraw();
  g.save("output_.png");
    
  // Draw the image to the screen.
  image(g, 0, 0, width, height);

  noLoop();
  System.out.println("done");
}

ArrayList<Triangle> bigRedRockEater_branch(PGraphics g, float angle_min, float angle_max, float angle_start, PVector location, int times, color col, int recursion)
{
  ArrayList<Triangle> output = new ArrayList<Triangle>();
  if(recursion == 0)
  {
    return output;
  }
  
  float angle_range = angle_max - angle_min;
  float inc = angle_range /= times;
  for(float angle = angle_min; angle < angle_max; angle += inc)
  {
    float angle_middle = (angle + angle + inc)/2;
    ArrayList<Triangle> tris = bigRedRockEater_continue(g, angle, angle + inc, angle_middle, location, times, col, recursion);
    output = merge(output, tris);
  }
  
  return output;
}

ArrayList<Triangle> bigRedRockEater_continue(PGraphics g, float angle_min, float angle_max, float angle_start, PVector location, int times, color col, int recursion)
{
  ArrayList<Triangle> output = new ArrayList<Triangle>();
  
  Path_Visual_Factory factory = new Path_Visual_Factory();
  float max_length = 10.0f; 
  float w = 10; // Width of sky curve.
  
  Curve curve = factory.newCurve();
  PVector pt = location.copy();
  curve.addPoint(pt);
  
  for(int i = 0; i < times; i++)
  {
    float angle_range = angle_max - angle_min;
    float angle = angle_min + random(angle_range);
    float dx = cos(angle);
    float dy = -sin(angle);
    
    int len = width/times/times;
    pt = pt.copy().add(new PVector(dx*len, dy*len));  
    
    curve.addPoint(pt);    
    
    ArrayList<Triangle> path = factory.getVisual(max_length, curve, w, col, col);
    output = merge(output, path);
   
    // Recursively branch.
    ArrayList<Triangle> other = bigRedRockEater_branch(g, angle_min, angle_max, angle_start, pt, times, col, recursion - 1);
    output = merge(output, other);
  }
  
  return output;
}
// ── image_woodhull.pde
// Describes and renders an image of the beautiful factory,
// Woodhull Hospital.
void woodhullImage()
{
  PGraphics g;
  
  int w = 7200;
  int h = 6000;
  g = createGraphics(w, h);
  g.beginDraw();

  // Layers of Image material.
  Region universe = new Region(w, h);
  woodhull_sky(g, universe);
  universe.shrink(new PVector(w/2, h), .1); // Shirink by 10 percent.
  woodhull_all_towers(g, universe);

  g.endDraw();
  g.save("output_.png");
    
  // Draw the image to the screen.
  image(g, 0, 0, width, height);

  noLoop();
  System.out.println("done");
}

void woodhull_sky(PGraphics g, Region universe)
{  
  Path_Visual_Factory factory = new Path_Visual_Factory();
  float max_length = 10.0f; 
  
  Curve curve = universe.getCurveUp();
  float w = universe.getWidth(); // Width of sky curve.

  ArrayList<Triangle> path = factory.getVisual(max_length, curve, w, color(0xF2D780), color(0x6394E2));
  int gap = 5;
  int numImpressions = (int)(universe.getWidth()*universe.getHeight()/3);
  layer(g, gap, numImpressions, path, .05); //<>//
}

void woodhull_window(PGraphics g, Region universe)
{
    Path_Visual_Factory factory = new Path_Visual_Factory();
  float max_length = 10.0f; 
  
  Curve curve = universe.getCurveUp();
  float w = universe.getWidth(); // Width of sky curve.

  color blue  = color(0x9EEAFF);
  color brown = color(0xDFE2D9);
  ArrayList<Triangle> path = factory.getVisual(max_length, curve, w, blue, brown);
  int gap = 5;
  int numImpressions = (int)(universe.getWidth()*universe.getHeight()/3);
  layer(g, gap, numImpressions, path, .5);
}

void woodhull_concrete(PGraphics g, Region universe, boolean rightNotup)
{
  Path_Visual_Factory factory = new Path_Visual_Factory();
  float max_length = 10.0f;

  Curve curve;
  float w;
  if(rightNotup)
  {
    curve = universe.getCurveRight();
    w = universe.getHeight(); // Width of sky curve.
  }
  else
  {
    curve = universe.getCurveUp();
    w = universe.getWidth();
  }

  color brown1  = color(0xA9B0BC);
  color brown2  = color(0x5E5C67);
  ArrayList<Triangle> path = factory.getVisual(max_length, curve, w, brown1, brown2);
  int gap = 5;
  int numImpressions = (int)(universe.getWidth()*universe.getHeight()/3);
  layer(g, gap, numImpressions, path, .3);
}

void woodhull_bricks(PGraphics g, Region universe, color col, boolean rightNotUp)
{
  Path_Visual_Factory factory = new Path_Visual_Factory();
  float max_length = 10.0f;

  Curve curve;
  float w;
  
  if(rightNotUp)
  {
    curve = universe.getCurveRight();
    w = universe.getHeight(); // Width of sky curve.
  }
  else
  {
    curve = universe.getCurveUp();
    w = universe.getWidth();    
  }

  ArrayList<Triangle> path = factory.getVisual(max_length, curve, w, col, col);
  int gap = 3;
  int numImpressions = (int)(universe.getWidth()*universe.getHeight()/3);
  layer(g, gap, numImpressions, path, .3);
}

void woodhull_windowrow(PGraphics g, Region universe)
{
  Region full = universe.copy();
  
  ArrayList<Region> windows = universe.splitX(12);
  
  for(Region r : windows)
  {
    woodhull_window(g, r);
  }
}

// A tower of windows and gray support.
void woodhull_windowTower(PGraphics g, Region universe)
{
  ArrayList<Region> rows = universe.splitY(6);
  
  for(int i = 0; i < rows.size(); i++)
  {
    Region r = rows.get(i);
    
    Region concrete_toprow = r.upSplitFrom(.3);
    Region concrete_leftcol = r.leftSplitFrom(1.0/13);
    Region concrete_row2 = r.upSplitFrom(.5);
    Region concrete_row = concrete_row2.downSplitFrom(1.0/4);
    
    // Windows in the bottom .33
    woodhull_windowrow(g, r);
    
    woodhull_concrete(g, concrete_toprow, true);
    woodhull_concrete(g, concrete_leftcol, false);
    woodhull_concrete(g, concrete_row2, true);
    woodhull_concrete(g, concrete_row, true);
  }
}

void woodhull_brickTower(PGraphics g, Region universe)
{
  ArrayList<Region> rows = universe.splitY(13);
  for(int i = 0; i < rows.size(); i++)
  {
    Region middle = rows.get(i);
    
    Region top    = middle.upSplitFrom(.2);   // equal.
    Region bottom = middle.downSplitFrom(.25);// equal.
    
    // Middle bricks.
    woodhull_bricks(g, middle, color(0xD3A594), true);
    
    // Top bricks.
    woodhull_bricks(g, top, color(0xB57263), true); 
    // Top bricks. They go upwards.
    woodhull_bricks(g, bottom, color(0xB57263), false);
  }
}

void woodhull_tower(PGraphics g, Region universe)
{
 // I want the middle tower to take up the middle .17th of the universe.
 
 // 10 13ths. The window towers only go up 10 13ths of the length of the brick towers.
 Region left  = new Region();
 Region right = new Region();
 
 universe.splitMiddle(left, right, .17);
 
 // Clip off the top 3 13ths.
 left.upSplitFrom(3.0/13);
 right.upSplitFrom(3.0/13);
 
 Region middle = universe;
 
 woodhull_windowTower(g, left);
 woodhull_windowTower(g, right);
 woodhull_brickTower(g, middle);
 
}

void woodhull_all_towers(PGraphics g, Region universe)
{
  ArrayList<Region> towers = universe.splitX(3);
  
  for(Region r : towers)
  {
    woodhull_tower(g, r); 
  }
}
